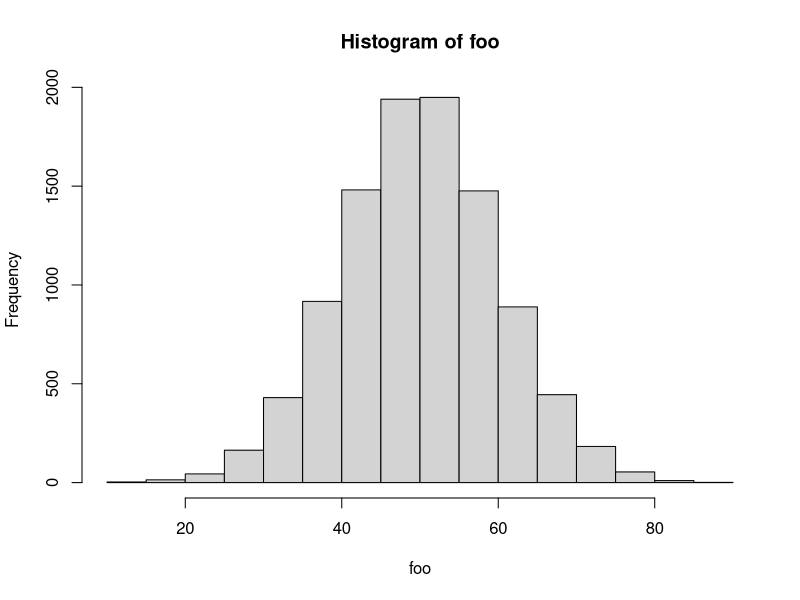
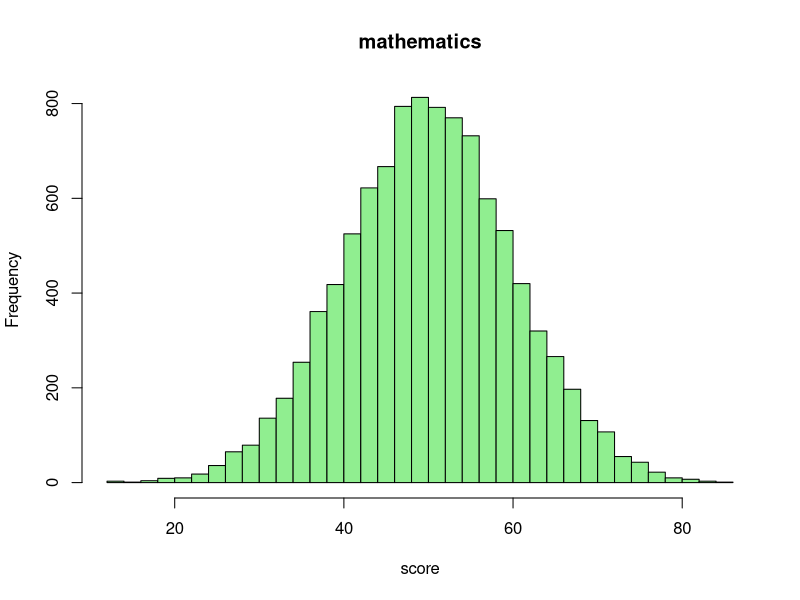

Generate these figures, in order, with R: (Note: this script raises an error after producing the figures.)
### 第03回 練習問題解答例

### R言語における関数で用いた例

sin(x = pi/2) # "引数名 = 値" で指定 
sin(pi/2) # 上と同値 (引数と値の関係が明かなら引数名は省略可能)

help(log) # ヘルプを表示して使い方を確認する
x <- 16; b <- 2 # xやbに適当な数値を代入する．複数コマンドは ; で区切る
log(x=x, base=b) # 底をbとする対数
log(x, b) # 上と同値
log(base=b, x=x) # 上と同値
log(b,x) # 上と異なる (=log(x=b,base=x))
log(x) # 自然対数 (既定値による計算 =log(x,base=exp(1)))

## 正規乱数を生成する関数
help(rnorm) # Help Pane から指定しても良い
## ヒストグラムを表示する関数
?hist

rnorm(7) # 平均0 分散1 の正規乱数を7個生成
rnorm(7, mean=10) # 平均10 分散1 の正規乱数を7個生成
rnorm(sd=0.1, n=7) # 平均0 分散0.01 の正規乱数を7個生成
rnorm(n=7, mean=2, sd=2) # 平均2 分散4 の正規乱数を7個生成

foo <- rnorm(n=10000, mean=50, sd=10) # 平均50 標準偏差10 の正規乱数
hist(foo) # データ以外全て既定値で表示
hist(foo, # 既定値のいくつかを変更する
     breaks=30, # ビンを30程度に調整する
     col="lightgreen", # 色の指定
     main="mathematics", # タイトルの指定
     xlab="score") # x軸ラベルの指定
## Plots Pane に着目

### 練習問題 関数の使い方
## sample を調べる
help(sample)
## サイコロを1回振る試行
sample(x=1:6, size=1)
## サイコロを10回振る試行
sample(x=1:6, size=10) # エラーになる
sample(x=1:6, size=10, replace=TRUE)
## 1が他の目の3倍出易いサイコロ
sample(1:6, 10, replace=TRUE, prob=c(3,rep(1,5))) # 引数の一部を省略
## 1から6をランダムに並べ替える
sample(1:6, 6) # 既定値ではreplaceしない(復元抽出)ので並べ替えになる

### 関数の定義で用いた例

foo <- function(r){
  V <- (4/3) * pi * r^3 # 球の体積
  S <- 4 * pi * r^2     # 球の表面積
  out <- c(V,S) # 返り値のベクトルを作る
  names(out) <- c("volume", "area") # 返り値の要素に名前を付ける
  return(out) # 値を返す
}
foo(r=2) # 実行
foo(3)

bar <- function(a, r, n=5){
  out <- a*r^(1:n-1)
  return(out) # 値を返す
}
bar(1,2) # 初項1 公比2 の最初の5項
bar(1,2,10) # 初項1 公比2 の最初の10項
bar(n=10,1,2) # 変数名を指定すると引数の位置を変えることができる
bar(r=0.5,n=10,a=512) # 同上

### 例題 三角形の面積を計算する関数

myHeron <- function(x,y,z){
  ## 関数名は上書きされるので独特の名前にするのがお薦め
  s <- (x+y+z)/2 # 補助変数 s の計算
  S <- sqrt(s*(s-x)*(s-y)*(s-z)) # ヘロンの公式による面積の計算
  return(S) # 面積を返す
}
myHeron(3,4,5) # よく知られた直角三角形を使って計算結果を確認する
myHeron(12,13,5)

### 練習問題 自作関数の定義
## 和 (summation) を計算する関数
mySum <- function(n){
  out <- sum(1:n) # 1からnまでの整数を生成して和を求める
  return(out)
}
mySum(10) # 1から10までの和は?
## 別解
mySum2 <- function(n){
  out <- n*(n+1)/2 # 等差数列の和を利用した場合
  return(out)
}
mySum2(10)
## 階乗 (factorial) を計算する関数
myFact <- function(n){
  out <- prod(1:n) # 1からnまでの整数を生成して積を求める
  return(out)
}
myFact(5) # 5! は?

### 制御構造で用いた例

if(20220422 %% 19 == 0) {# %% は余りを計算
  print("割り切れます") 
  print(20220422 %/% 19) # 商を表示
} else { # {}で囲まれたブロックが1つのプログラム
  print("割り切れません")
  print(20220422 %% 19) # 余りを表示
}

print(LETTERS) # LETTERS ベクトルの内容を表示
for(i in c(20,15,11,25,15)) {
  print(LETTERS[i]) # 順番に表示
}

n <- 20220422 # 分解の対象．2*2*3*19/myFact(5) なども試してみよ
p <- 2 # 最初に調べる数
while(n != 1){ # 商(for文の中で計算している)が1になるまで計算する
  if(n%%p == 0) { # 余りが0か確認
    print(p) # 割り切った数を表示
    n <- n/p # 商を計算して分解の対象を更新
  } else {
    p <- p+1 # 割り切れない場合は次の数を調べる
  } # 更新される p は素数とは限らないが，上手く動く理由は考えてみよ
}

### 例題 nの階乗を求める関数 (for文)

myFact1 <- function(n){
  val <- 1 # 初期値の代入
  for(i in 1:n){ # 1からnまで順に掛ける
    val <- val*i
  }
  return(val) # 計算結果を返す
}
myFact1(4) # 正しい
myFact1(3) # 正しい
myFact1(2) # 正しい
myFact1(1) # 正しい
myFact1(0) # 間違い (0!=1)

myFact2 <- function(n){
  if(n==0){ # n=0 か確認して分岐する
    return(1)
  } else {
    val <- 1
    for(i in 1:n){ 
      val <- val*i
    }
    return(val)
  }
}
myFact2(4) # 正しい
myFact2(3) # 正しい
myFact2(2) # 正しい
myFact2(1) # 正しい
myFact2(0) # 正しい

myFact3 <- function(n){
  val <- 1 # 初期値の代入
  while(n>0){ # nから1まで順に掛ける．nが0なら計算しない
    val <- val*n
    n <- n-1
  }
  return(val)
}
myFact3(4) # 正しい
myFact3(3) # 正しい
myFact3(2) # 正しい
myFact3(1) # 正しい
myFact3(0) # 正しい

### 練習問題 制御構造
## Fibonacci 数を返す関数
myFibo <- function(n){
  f0 <- 0 # 第0項の設定
  f1 <- 1 # 第1項の設定
  if(n<0) {
    print("計算できません")
    return(NA) # 欠損値を返す
  }
  if(n==0) { # n=0の場合
    return(f0)
  }
  if(n==1) { # n=1の場合
    return(f1)
  }
  for(i in 2:n) { # n>=2の場合
    fn <- f1 + f0 # fn = fn-1 + fn-2 の計算
    f0 <- f1 # fn-2 の値の更新
    f1 <- fn # fn-1 の値の更新
  }
  return(fn) # 計算結果を返す
}
## Fibonacci 数を6項目まで計算
c(myFibo(1),myFibo(2),myFibo(3),myFibo(4),myFibo(5),myFibo(6))
## 同じ関数に別の値を入れて計算する方法はいくつか用意されている
sapply(1:30, myFibo)

## 行列の列の平均を計算する関数
myColAve <- function(X) {
  ave <- rep(0,length=ncol(X)) # 平均を記録するベクトルを用意
  for(i in 1:ncol(X)){ # 列ごとに計算
    ave[i] <- sum(X[,i])/nrow(X) # 平均の定義に従って計算
    ## ave[i] <- mean(X[,i]) # 平均を計算する関数を用いても良い
  }
  return(ave)
}
(A <- matrix(1:12,3,4,byrow=TRUE))
myColAve(A) # 正しい答えを返す
(x <- 1:12)
myColAve(x) # うまく動かない

## ベクトルと行列を扱えるように修正
myColAve <- function(X){ 
  if(is.vector(X)){ # ベクトルとそれ以外の場合分け
    ave <- mean(X)
  } else { # ベクトル以外は行列と想定して計算
    ave <- rep(0,length=ncol(X))
    for(i in 1:ncol(X)){
      ave[i] <- mean(X[,i])
    }
  }
  return(ave)
}
myColAve(A)
myColAve(x) # 正しい答えを返す
##
